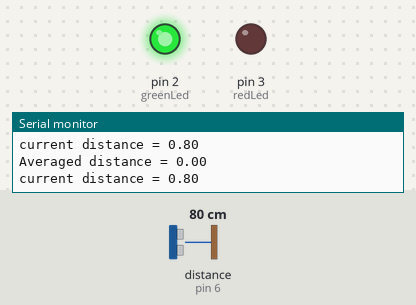
The sketch below on a simulated Arduino Uno, built with avr-gcc and run on an emulated ATmega328P. Shown: output pins drawn as LEDs (lit = HIGH), the last lines printed to the serial monitor. Wiring (inferred from the names in the program): ultrasonic range finder: trigger pin 7; echo pin 6. The inputs (shaded band) are chosen by the test bench; at power-on: distance to the obstacle (sensor on pin 6) 80 cm. The echo pulse lasts 58.3 µs per cm; pins used as bus, display or sensor lines are not drawn.

Above: at 1.3 s.
1.4 s: distance to the obstacle (sensor on pin 6) set to 198 cm
2.9 s: distance to the obstacle (sensor on pin 6) set to 205 cm
At 4.2 s:
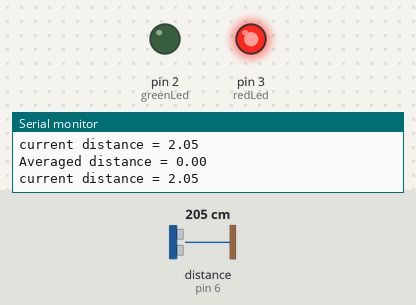
4.5 s: distance to the obstacle (sensor on pin 6) set to 2 cm
At 5.4 s:
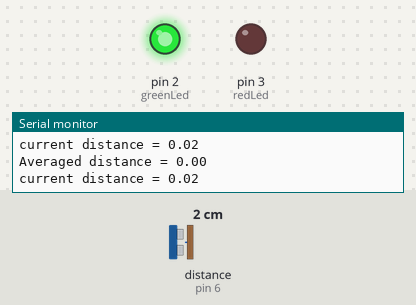
6.1 s: distance to the obstacle (sensor on pin 6) set to 250 cm
At 7.3 s:
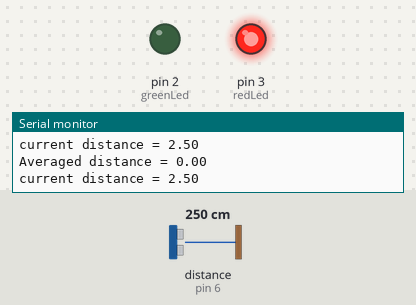
Timing chart, 0 to 8.6 s (numbered marks = the images above; inputs shaded):
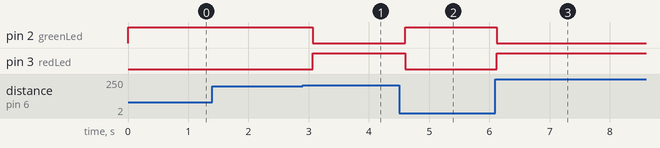

The sketch:

Ultrasonic_module_distance_measuring_sensor.ino
```cpp
/* Ping))) Sensor
 * prints distance and changes LED flash rate
 * depending on distance from the Ping))) sensor
 */
const int echoPin = 6;
const int trigPin = 7;
const int greenLed = 2;
const int redLed = 3;

void setup() {
  Serial.begin(9600);
  pinMode(echoPin, INPUT);
  pinMode(trigPin, OUTPUT);
  pinMode(greenLed, OUTPUT);
  pinMode(redLed, OUTPUT);
}

void loop() {
  double cumulativeDistance;
  double averagedDistance;
  double lowDistance;
  double highDistance;
  int i;
  int measurementsPerSec = 2;

  for (i = 0; i < measurementsPerSec; i++) {
    digitalWrite(trigPin, LOW);
    delayMicroseconds(2);
    digitalWrite(trigPin, HIGH);
    delayMicroseconds(10);
    digitalWrite(trigPin, LOW);
    double duration = pulseIn(echoPin,HIGH)/2;
    const float speedOfSound = 343.2;
    double distance = (duration/1000000) * speedOfSound;
    if (distance < 2.00) {
      digitalWrite(greenLed, HIGH);
      digitalWrite(redLed,LOW);
    }
    else {
      digitalWrite(redLed, HIGH);
      digitalWrite(greenLed, LOW);
    }

    Serial.print("Averaged distance = ");
    Serial.println(averagedDistance);
    Serial.print("current distance = ");
    Serial.println(distance);
    delay(1000/measurementsPerSec);
  }
}
```

Measured:
- the behaviour switches between 200 and 201 cm on distance to the obstacle (sensor on pin 6) (found by bisection; images 0 and 1)
- after the input at 2.9 s, pin 2 (greenLed): HIGH → LOW after 0.17 s; pin 3 (redLed): LOW → HIGH after 0.17 s
- after the input at 4.5 s, pin 2 (greenLed): LOW → HIGH after 0.10 s; pin 3 (redLed): HIGH → LOW after 0.10 s
- after the input at 6.1 s, pin 2 (greenLed): HIGH → LOW at once; pin 3 (redLed): LOW → HIGH at once
